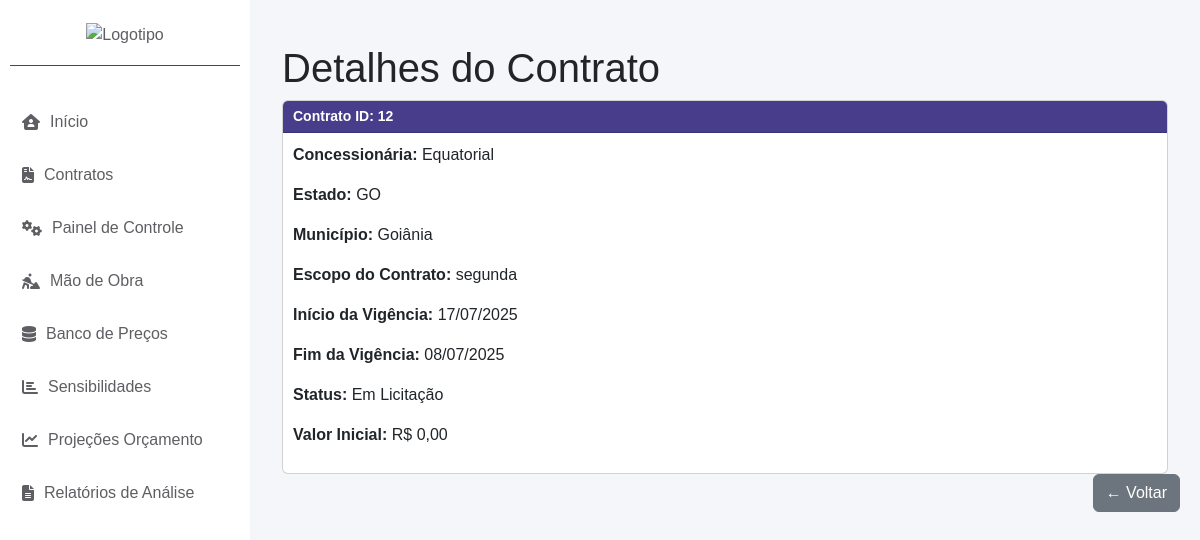
The page /cad_contrato/detalhes-contrato/12/ on the database its author committed.
### cad_contrato/models.py (models this page shows, shortened)
class CadastroContrato(models.Model):
    ESTADOS_CHOICES = [
        ('AC', 'Acre'),
        ('AL', 'Alagoas'),
        ('AP', 'Amapá'),
        ('AM', 'Amazonas'),
        ('BA', 'Bahia'),
        ('CE', 'Ceará'),
        ('DF', 'Distrito Federal'),
        ('ES', 'Espírito Santo'),
        ('GO', 'Goiás'),
        ('MA', 'Maranhão'),
        ('MT', 'Mato Grosso'),
        ('MS', 'Mato Grosso do Sul'),
        ('MG', 'Minas Gerais'),
        ('PA', 'Pará'),
        ('PB', 'Paraíba'),
        ('PR', 'Paraná'),
        ('PE', 'Pernambuco'),
        ('PI', 'Piauí'),
        ('RJ', 'Rio de Janeiro'),
        ('RN', 'Rio Grande do Norte'),
        ('RS', 'Rio Grande do Sul'),
        ('RO', 'Rondônia'),
        ('RR', 'Roraima'),
        ('SC', 'Santa Catarina'),
        ('SP', 'São Paulo'),
        ('SE', 'Sergipe'),
        ('TO', 'Tocantins'),
    ]
    STATUS_CHOICES = [
        ('EM_LICITACAO', 'Em Licitação'),
        ('EM_RENOVACAO', 'Em Renovação'),
        ('ATIVO', 'Ativo'),
        ('ENCERRADO', 'Encerrado'),
    ]
    contrato = models.AutoField(primary_key=True)
    concessionaria = models.CharField(max_length=100, default='Equatorial')
    estado = models.CharField(max_length=2, choices=ESTADOS_CHOICES, default='GO')
    municipio = models.CharField(max_length=100, default='Goiânia')
    escopo_contrato = models.CharField(max_length=255)
    inicio_vigencia_contrato = models.DateField(default='2025-01-01')
    fim_vigencia_contrato = models.DateField(default='2029-01-01')
    versao_base = models.ForeignKey('self', null=True, blank=True, on_delete=models.PROTECT, related_name='versoes')
    numero_versao = models.IntegerField(default=0)
    descricao_alteracao = models.TextField(blank=True)
    status_contrato = models.CharField(max_length=15, choices=STATUS_CHOICES, default='EM_LICITACAO', verbose_name="Status do Contrato")
    valor_inicial = models.DecimalField(max_digits=15, decimal_places=2, default=0.00, verbose_name="Valor Inicial do Contrato")
    created_at = models.DateTimeField(auto_now_add=True)
    updated_at = models.DateTimeField(auto_now=True)
    class Meta:
        ordering = ['-created_at']

### cad_contrato/views.py (the view)
# urls.py: path('detalhes-contrato/<int:pk>/', DetailContratosView.as_view(), name='detalhes_contrato'),
class DetailContratosView(DetailView):
    model = CadastroContrato
    template_name = 'detalhes_contrato.html'
    context_object_name = 'contrato'
    def get_object(self, queryset=None):
        contrato_id = self.kwargs.get('pk')  # 'pk' é o padrão usado pelo DetailView
        return CadastroContrato.objects.get(contrato=contrato_id)

### app/context_processors.py (called while the page is built)
def contrato_context(request):
    contrato_id = request.session.get('contrato_id')
    contrato = None
    if contrato_id:
        try:
            contrato = CadastroContrato.objects.get(contrato=contrato_id)
        except CadastroContrato.DoesNotExist:
            pass
    return {'contrato': contrato}

### cad_contrato/templates/detalhes_contrato.html
{% extends 'base.html' %}
{% block content %}
<div class="container-fluid mt-4">
    <h1>Detalhes do Contrato</h1>
    <div class="card">
        <div class="card-header">
            <strong>Contrato ID:</strong> {{ contrato.contrato }}
        </div>
        <div class="card-body">
            <p><strong>Concessionária:</strong> {{ contrato.concessionaria }}</p>
            <p><strong>Estado:</strong> {{ contrato.estado }}</p>
            <p><strong>Município:</strong> {{ contrato.municipio }}</p>
            <p><strong>Escopo do Contrato:</strong> {{ contrato.escopo_contrato }}</p>
            <p><strong>Início da Vigência:</strong> {{ contrato.inicio_vigencia_contrato|date:"d/m/Y" }}</p>
            <p><strong>Fim da Vigência:</strong> {{ contrato.fim_vigencia_contrato|date:"d/m/Y" }}</p>
            <p><strong>Status:</strong> {{ contrato.get_status_contrato_display }}</p>
            <p><strong>Valor Inicial:</strong> R$ {{ contrato.valor_inicial|floatformat:2 }}</p>
        </div>
    </div>
</div>
<div class="col-md-12 d-flex justify-content-end gap-2">
    <button type="button" class="btn btn-secondary" onclick="window.history.back();">
        ← Voltar
    </button>
</div>
{% endblock %}

### rows shown on the page
CadastroContrato: contrato "12", concessionaria "Equatorial", estado "GO", municipio "Goiânia", escopo_contrato "segunda", inicio_vigencia_contrato "17/07/2025", fim_vigencia_contrato "08/07/2025", status_contrato "Em Licitação", valor_inicial "0,00"
